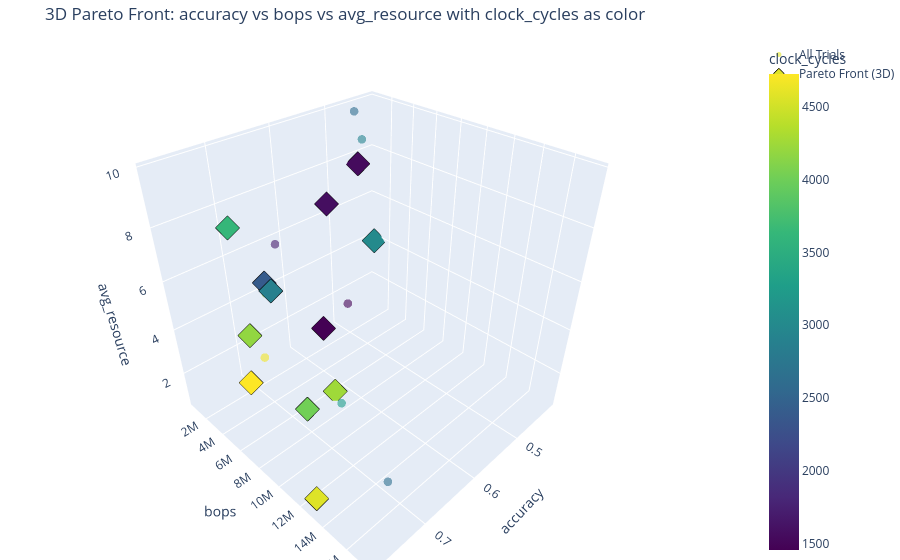

Notebook source saved alongside this figure:
### Code cell
# --- Plotting Results ---
print("\n" + "="*50)
print("PLOTTING RESULTS")
print("="*50)

# Load the results from the CSV file into a pandas DataFrame
results_df = pd.DataFrame(searcher.results)

if not results_df.empty:
    # Sanitize column names for consistency
    results_df.columns = [col.lower().replace(" ", "_") for col in results_df.columns]
    
    # Generate and display the 2D Pareto front plots
    print("\n--- 2D Pareto Fronts ---")
    plot_pareto_fronts(results_df, OBJECTIVE_INFO, save_dir=searcher.results_dir)

    # Generate and display the 3D Pareto front plot if enough objectives exist
    if len(OBJECTIVE_NAMES) >= 4:
        print("\n--- 3D Pareto Front Heatmap ---")
        # Plot using the first 4 objectives
        plot_3d_pareto_front_heatmap(results_df, OBJECTIVE_INFO[:4], save_dir=searcher.results_dir)
    else:
        print("\nSkipping 3D plot: At least 4 objectives are required.")
else:
    print("No results to plot.")

### Figure 1 — Plotly figure (JSON) as saved in the notebook; plotly's stock layout.template omitted (floating-point values rounded to 4 significant figures)
{"data": [{"hoverinfo": "text+x+y+z", "marker": {"color": [4578, 4286, 1742, 1851, 2647, 3039, 1714, 1829, 4069, 4226, 4722, 4073, 2600, 3265, 1460, 2614, 2919, 3722, 3166, 4673], "colorbar": {"title": {"text": "clock_cycles"}}, "colorscale": [[0, "#440154"], [0.1111, "#482878"], [0.2222, "#3e4989"], [0.3333, "#31688e"], [0.4444, "#26828e"], [0.5556, "#1f9e89"], [0.6667, "#35b779"], [0.7778, "#6ece58"], [0.8889, "#b5de2b"], [1, "#fde725"]], "opacity": 0.6, "size": 5}, "mode": "markers", "name": "All Trials", "text": ["Trial 0", "Trial 1", "Trial 2", "Trial 3", "Trial 4", "Trial 5", "Trial 6", "Trial 7", "Trial 8", "Trial 9", "Trial 10", "Trial 11", "Trial 12", "Trial 13", "Trial 14", "Trial 15", "Trial 16", "Trial 17", "Trial 18", "Trial 19"], "type": "scatter3d", "x": [0.7822, 0.6268, 0.546, 0.5192, 0.7576, 0.7684, 0.6458, 0.4472, 0.7052, 0.7454, 0.7292, 0.7326, 0.6712, 0.7344, 0.489, 0.4634, 0.4374, 0.7164, 0.4152, 0.7192], "y": [12910592, 6619136, 1212416, 819200, 17432576, 9699328, 2424832, 606208, 4849664, 5406720, 3473408, 9699328, 2424832, 12910592, 1261568, 1114112, 606208, 2424832, 819200, 4849664], "z": [1.025, 0.7111, 1.039, 6.557, 3.458, 7.866, 6.435, 7.608, 5.729, 4.708, 1.698, 2.809, 5.125, 4.319, 1.624, 9.829, 8.527, 7.754, 3.898, 3.2]}, {"hoverinfo": "text+x+y+z", "marker": {"color": [4578, 4286, 1742, 1851, 3039, 1829, 4226, 4722, 4073, 2600, 3722, 3166], "colorscale": [[0, "#440154"], [0.1111, "#482878"], [0.2222, "#3e4989"], [0.3333, "#31688e"], [0.4444, "#26828e"], [0.5556, "#1f9e89"], [0.6667, "#35b779"], [0.7778, "#6ece58"], [0.8889, "#b5de2b"], [1, "#fde725"]], "line": {"color": "black", "width": 1}, "size": 8, "symbol": "diamond"}, "mode": "markers", "name": "Pareto Front (3D)", "text": ["Trial 0", "Trial 1", "Trial 2", "Trial 3", "Trial 5", "Trial 7", "Trial 9", "Trial 10", "Trial 11", "Trial 12", "Trial 17", "Trial 18"], "type": "scatter3d", "x": [0.7822, 0.6268, 0.546, 0.5192, 0.7684, 0.4472, 0.7454, 0.7292, 0.7326, 0.6712, 0.7164, 0.4152], "y": [12910592, 6619136, 1212416, 819200, 9699328, 606208, 5406720, 3473408, 9699328, 2424832, 2424832, 819200], "z": [1.025, 0.7111, 1.039, 6.557, 7.866, 7.608, 4.708, 1.698, 2.809, 5.125, 7.754, 3.898]}], "layout": {"margin": {"b": 0, "l": 0, "r": 0, "t": 40}, "scene": {"xaxis": {"title": {"text": "accuracy"}}, "yaxis": {"title": {"text": "bops"}}, "zaxis": {"title": {"text": "avg_resource"}}}, "title": {"text": "3D Pareto Front: accuracy vs bops vs avg_resource with clock_cycles as color"}}}
